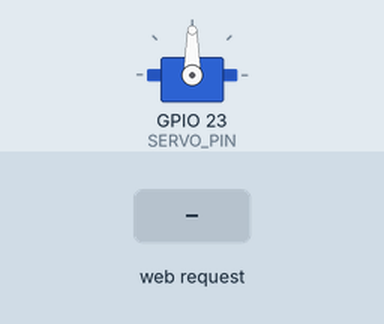
Recording of a program running on a simulated ESP32. On the bench: servo. Inputs (shaded band) come from the test bench. WiFi joins after 1.5 s; servers stay silent unless stated; what the program prints to the serial monitor is not drawn.

Above: at 3.2 s.
3.3 s: HTTP request GET / received
At 4.8 s:
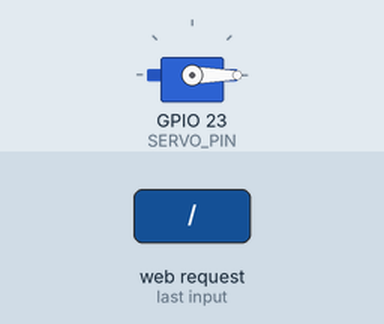
Timing chart, 0 to 6.3 s (numbered marks = the images above; inputs shaded):
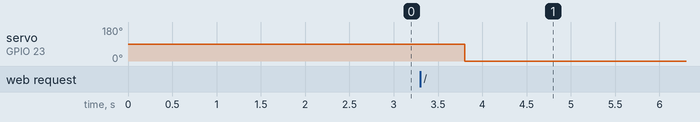

The program:

main.cpp
```cpp
#include <WiFi.h>
#include <ESPAsyncWebServer.h>
#include <ESP32_Servo.h>

const char* ssid     = "Tele2_325de9";
const char* password = "fjyirmn5";

#define SERVO_PIN 23

// Set your Static IP address
IPAddress local_IP(192, 168, 0, 15);
// Set your Gateway IP address
IPAddress gateway(192, 168, 0, 1);
IPAddress subnet(255, 255, 255, 0);
IPAddress primaryDNS(8, 8, 8, 8);   //optional
IPAddress secondaryDNS(8, 8, 4, 4);  //optional

AsyncWebServer server(80);
Servo servo;

void setup(){
  Serial.begin(115200);

  servo.attach(SERVO_PIN);

  if (!WiFi.config(local_IP, gateway, subnet, primaryDNS, secondaryDNS)) {
    Serial.println("STA Failed to configure");
  }

  WiFi.begin(ssid, password);

  while (WiFi.status() != WL_CONNECTED) {
    delay(1000);
    Serial.println("Connecting to WiFi...");
  }

  Serial.println(WiFi.localIP());

  server.on("/", HTTP_GET, [](AsyncWebServerRequest *request){
    String message = "Send a number from 0 to 180 to set the servo position";
    request->send(200, "text/plain", message);
    servo.write(0);
    servo.write(180);
    delay(500);
    servo.write(0);
  });

  // server.on("/servo", HTTP_GET, [](AsyncWebServerRequest *request){
  //   String pos = request->getParam("pos")->value();
  //   servo.write(pos.toInt());
  //   request->send(200, "text/plain", "Servo moved");
  // });

  server.begin();
}

void loop(){}
```

Measured:
- after the input at 3.3 s, servo on GPIO 23 (SERVO_PIN): 90° → 0° after 0.50 s
